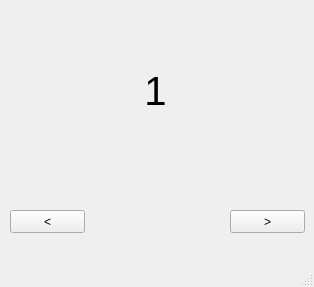
<?xml version="1.0" encoding="UTF-8"?>
<ui version="4.0">
 <class>Ventana_Principal</class>
 <widget class="QMainWindow" name="Ventana_Principal">
  <property name="geometry">
   <rect>
    <x>0</x>
    <y>0</y>
    <width>314</width>
    <height>287</height>
   </rect>
  </property>
  <property name="windowTitle">
   <string>MainWindow</string>
  </property>
  <widget class="QWidget" name="centralwidget">
   <widget class="QPushButton" name="pushButton">
    <property name="geometry">
     <rect>
      <x>230</x>
      <y>210</y>
      <width>75</width>
      <height>23</height>
     </rect>
    </property>
    <property name="text">
     <string>&gt;</string>
    </property>
   </widget>
   <widget class="QPushButton" name="pushButton_2">
    <property name="geometry">
     <rect>
      <x>10</x>
      <y>210</y>
      <width>75</width>
      <height>23</height>
     </rect>
    </property>
    <property name="text">
     <string>&lt;</string>
    </property>
   </widget>
   <widget class="QLabel" name="label">
    <property name="geometry">
     <rect>
      <x>80</x>
      <y>60</y>
      <width>151</width>
      <height>61</height>
     </rect>
    </property>
    <property name="font">
     <font>
      <pointsize>30</pointsize>
     </font>
    </property>
    <property name="text">
     <string>1</string>
    </property>
    <property name="alignment">
     <set>Qt::AlignCenter</set>
    </property>
   </widget>
  </widget>
  <widget class="QMenuBar" name="menubar">
   <property name="geometry">
    <rect>
     <x>0</x>
     <y>0</y>
     <width>314</width>
     <height>21</height>
    </rect>
   </property>
  </widget>
  <widget class="QStatusBar" name="statusbar"/>
 </widget>
 <resources/>
 <connections>
  <connection>
   <sender>pushButton</sender>
   <signal>clicked()</signal>
   <receiver>pushButton</receiver>
   <slot>setFocus()</slot>
   <hints>
    <hint type="sourcelabel">
     <x>267</x>
     <y>242</y>
    </hint>
    <hint type="destinationlabel">
     <x>267</x>
     <y>242</y>
    </hint>
   </hints>
  </connection>
  <connection>
   <sender>pushButton_2</sender>
   <signal>clicked()</signal>
   <receiver>pushButton_2</receiver>
   <slot>setFocus()</slot>
   <hints>
    <hint type="sourcelabel">
     <x>47</x>
     <y>242</y>
    </hint>
    <hint type="destinationlabel">
     <x>47</x>
     <y>242</y>
    </hint>
   </hints>
  </connection>
 </connections>
</ui>
